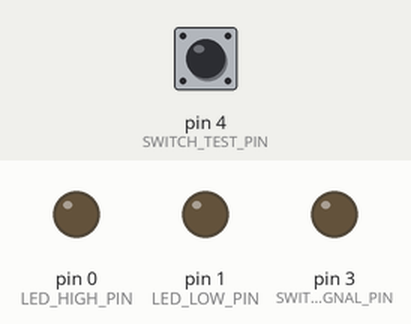
Simulated run of this sketch. Board: Arduino Uno, built with avr-gcc and run on an emulated ATmega328P. Parts: output pins drawn as LEDs (lit = HIGH). The test bench sets the inputs (shaded band); at power-on: pin 4 (SWITCH_TEST_PIN) HIGH.

Above: at 1.2 s.
1.3 s: pin 4 (SWITCH_TEST_PIN) pulled LOW for 0.15 s
At 1.37 s:
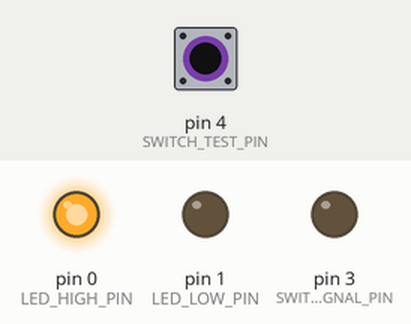
2.9 s: pin 4 (SWITCH_TEST_PIN) pulled LOW for 3.2 s
At 7.5 s:
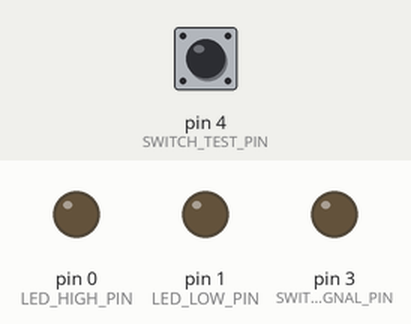
Timing chart, 0 to 9.0 s (numbered marks = the images above; inputs shaded):
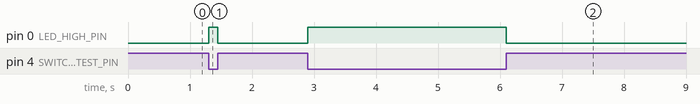

The sketch:

reminder-button-arduino.ino
```cpp
const byte LED_HIGH_PIN = 0;
const byte LED_LOW_PIN = 1;
const byte SWITCH_SIGNAL_PIN = 3;
const byte SWITCH_TEST_PIN = 4;

void setup() {
  /* switch led high */
  pinMode(LED_HIGH_PIN, OUTPUT);
  digitalWrite(LED_HIGH_PIN, LOW);

  /* switch led low */
  pinMode(LED_LOW_PIN, OUTPUT);
  digitalWrite(LED_LOW_PIN, LOW);

  /* switch signal */
  pinMode(SWITCH_SIGNAL_PIN, OUTPUT);
  digitalWrite(SWITCH_SIGNAL_PIN, LOW);

  /* switch test */
  pinMode(SWITCH_TEST_PIN, INPUT_PULLUP);
}

void loop() {
  if (digitalRead(SWITCH_TEST_PIN)) {
    /* still pulled high */
    digitalWrite(LED_HIGH_PIN, LOW);
  } else {
    /* pulled low by switch */
    digitalWrite(LED_HIGH_PIN, HIGH);
  }
  delay(25);
}
```

Measured:
- after the input at 1.3 s, pin 0 (LED_HIGH_PIN): LOW → HIGH at once, → LOW 0.15 s later
- after the input at 2.9 s, pin 0 (LED_HIGH_PIN): LOW → HIGH at once, → LOW 3.2 s later
